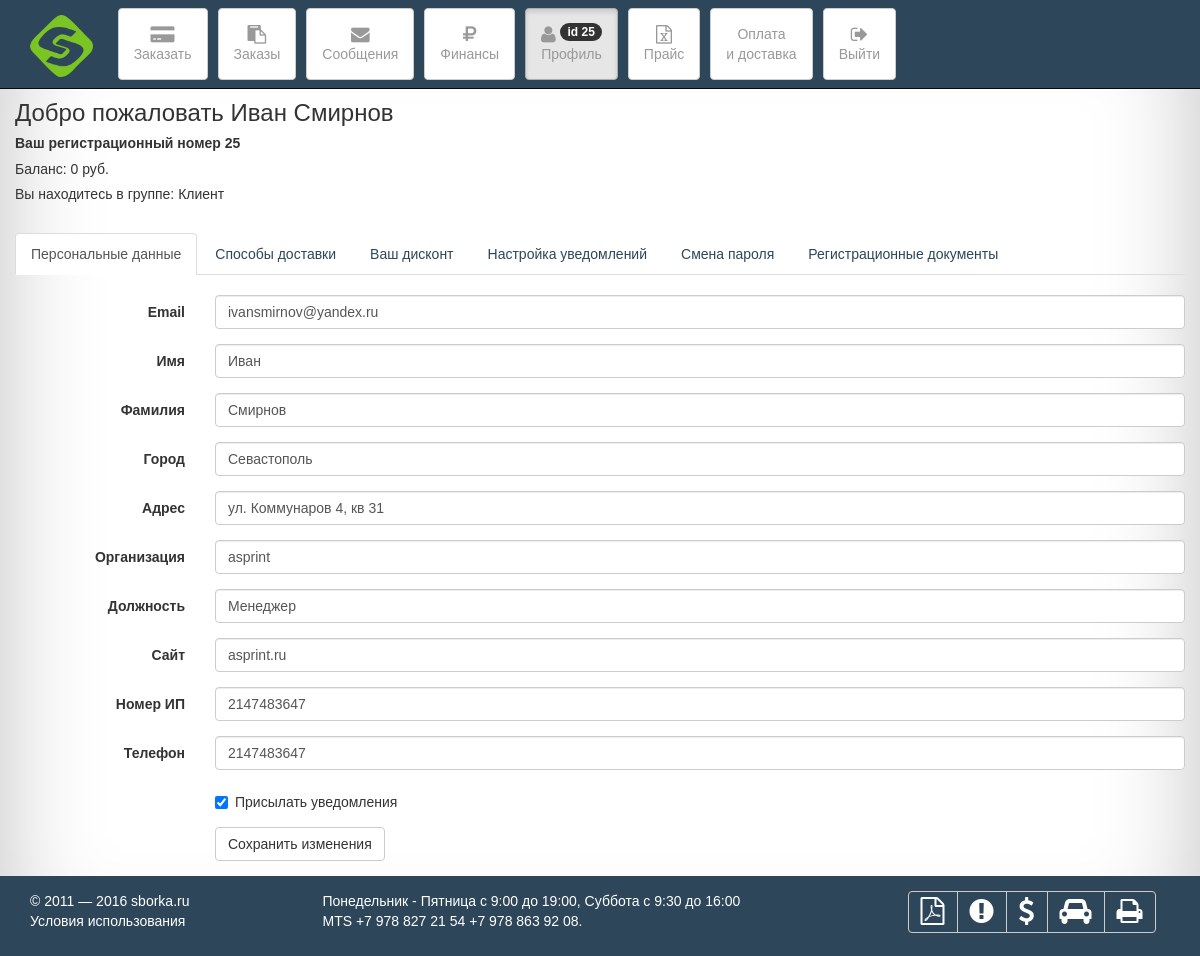
The page /pages/profile.php (signed in) on the database its author committed.
### tables this page shows
CREATE TABLE IF NOT EXISTS `user` (
  `id_user` int(10) NOT NULL,
  `email_user` varchar(60) NOT NULL,
  `password_user` varchar(32) NOT NULL,
  `name_user` varchar(30) NOT NULL,
  `lastname_user` varchar(40) NOT NULL,
  `login` varchar(100) DEFAULT NULL
);

CREATE TABLE IF NOT EXISTS `client` (
  `id_client` int(10) NOT NULL,
  `id_chat` int(10) NOT NULL,
  `city_client` varchar(30) DEFAULT NULL,
  `main_phone_number_client` int(15) DEFAULT NULL,
  `adress_client` varchar(50) DEFAULT NULL,
  `organization_client` varchar(50) DEFAULT NULL,
  `post_client` varchar(20) DEFAULT NULL,
  `site_client` varchar(50) DEFAULT NULL,
  `numberIP_client` int(15) DEFAULT NULL,
  `notice_cliene` enum('yes','no') DEFAULT 'no',
  `score_client` int(15) NOT NULL DEFAULT '0'
);

### pages/profile.php (called while the page is built, shortened)
<?php
  require_once "start.php";
  require_once "blocks/mainmenu.php";
  require_once "blocks/mainprofile.php";
  require_once "blocks/footer.php";
?>

### lib/functions.php (called while the page is built, shortened)
<?php
$mysqli = false;
function getArrayClient($id){
  global $mysqli;
  $result_set = $mysqli -> query("SELECT * FROM `client` WHERE `id_client` = '$id'");
  return $result_set -> fetch_assoc();
}
?>

### pages/blocks/mainprofile.php (the view, shortened to what this page needs)
<br>
<br>
<br>
<br>
<?php
  $id = $_SESSION["id"];
  $result = $mysqli->query("SELECT * FROM user WHERE `id_user`='$id'");
  $user_TBD =$result -> fetch_assoc();
  $client_TBD = getArrayClient($_SESSION["id"]);
 ?>
<div class="container">
  <div class="row">
    <h3>Добро пожаловать <?php echo $user_TBD["name_user"]." ".$user_TBD["lastname_user"]; ?> </h3>
    <h5><b>Ваш регистрационный номер <?php echo $_SESSION["id"]; ?></b></h5>
    <h5>Баланс: <?php echo $client_TBD["score_client"]; ?> руб.</h5>
    <h5>Вы находитесь в группе: Клиент</h5>
    <br>
      <ul class="nav nav-tabs">
        <li class="active"><a href="#profiledata" data-toggle="tab">Персональные данные</a></li>
        <li><a href="#delivery" data-toggle="tab">Способы доставки</a></li>
        <li><a href="#discount" data-toggle="tab">Ваш дисконт</a></li>
        <li><a href="#messages" data-toggle="tab">Настройка уведомлений</a></li>
        <li><a href="#pass" data-toggle="tab">Смена пароля</a></li>
        <li><a href="#regdocument" data-toggle="tab">Регистрационные документы</a></li>
      </ul>
      <div class="tab-content">
        <div class="tab-pane fade in active" id="profiledata">
          <br>
          <form class="form-horizontal" role="form" method="post">
            <div class="form-group">
              <label for="inputEmail" class="col-sm-2 control-label">Email</label>
              <div class="col-sm-10">
                <input type="email" class="form-control" id="inputEmail" placeholder="Email" value="<?php echo $user_TBD["email_user"]; ?>" name="email">
              </div>
            </div>
            <div class="form-group">
              <label for="inputName" class="col-sm-2 control-label">Имя</label>
              <div class="col-sm-10">
                <input type="text" class="form-control" id="inputName" placeholder="Имя" value="<?php echo $user_TBD["name_user"]; ?>" name="name">
              </div>
            </div>
            <div class="form-group">
              <label for="inputSurname" class="col-sm-2 control-label">Фамилия</label>
              <div class="col-sm-10">
                <input type="text" class="form-control" id="inputSurname" placeholder="Фамилия" value="<?php echo $user_TBD["lastname_user"]; ?>" name="surname">
              </div>
            </div>
            <div class="form-group">
              <label for="inputCity" class="col-sm-2 control-label">Город</label>
              <div class="col-sm-10">
                <input type="text" class="form-control" id="inputCity" placeholder="Город" value="<?php echo $client_TBD["city_client"]; ?>" name="city">
              </div>
            </div>
            <div class="form-group">
              <label for="inputAdress" class="col-sm-2 control-label">Адрес</label>
              <div class="col-sm-10">
                <input type="text" class="form-control" id="inputAdress" placeholder="Адрес" value="<?php echo $client_TBD["adress_client"]; ?>" name="adress">
              </div>
            </div>
            <div class="form-group">
              <label for="inputNameagent" class="col-sm-2 control-label">Организация</label>
              <div class="col-sm-10">
                <input type="text" class="form-control" id="inputNameagent" placeholder="Организация" value="<?php echo $client_TBD["organization_client"]; ?>" name="nameagent">
              </div>
            </div>
            <div class="form-group">
              <label for="inputPositionorg" class="col-sm-2 control-label">Должность</label>
              <div class="col-sm-10">
                <input type="text" class="form-control" id="inputPositionorg" placeholder="Должность" value="<?php echo $client_TBD["post_client"]; ?>" name="positionorg">
              </div>
            </div>
            <div class="form-group">
              <label for="inputSite" class="col-sm-2 control-label">Сайт</label>
              <div class="col-sm-10">
                <input type="text" class="form-control" id="inputSite" placeholder="Сайт" value="<?php echo $client_TBD["site_client"]; ?>" name="site">
              </div>
            </div>
            <div class="form-group">
              <label for="inputNumberIP" class="col-sm-2 control-label">Номер ИП</label>
              <div class="col-sm-10">
                <input type="text" class="form-control" id="inputNumberIP" placeholder="Номер ИП" value="<?php echo $client_TBD["numberIP_client"]; ?>" name="numberIP">
              </div>
            </div>
            <div class="form-group">
              <label for="inputTelephone" class="col-sm-2 control-label">Телефон</label>
              <div class="col-sm-10">
                <input type="text" class="form-control" id="inputTelephone" placeholder="Телефон" value="<?php echo $client_TBD["main_phone_number_client"]; ?>" name="maintelephone">
              </div>
            </div>
            <div class="form-group">
              <div class="col-sm-offset-2 col-sm-10">
                <div class="checkbox">
                  <label>
                    <input type="checkbox" name="notice" value="yes" <?php if($client_TBD["notice_cliene"] == "yes") echo "checked";?>> Присылать уведомления
                  </label>
                </div>
              </div>
            </div>
            <div class="form-group">
              <div class="col-sm-offset-2 col-sm-10">
                <input type="submit" name="btn_submit" class="btn btn-default" value="Сохранить изменения">
              </div>
            </div>
          </form>
        </div>
      </div>
  </div>
</div>

### css/style.css (style rules this page uses)
* { font-family: Tahoma, Geneva, sans-serif; }
html { height: 100%; //позволит растянуть сайт на 100% высоты }
body { width: 100%; min-height: 100%; -webkit-box-shadow: inset 0 0 100px rgba(0,0,0,.25); box-shadow: inset 0 0 100px rgba(0,0,0,.25); }

### rows shown on the page
user: name_user "Иван", lastname_user "Смирнов", email "ivansmirnov@yandex.ru", name "Иван", surname "Смирнов"
client: score_client "0", city "Севастополь", adress "ул. Коммунаров 4, кв 31", nameagent "asprint", positionorg "Менеджер", site "asprint.ru", numberIP "2147483647", maintelephone "2147483647", notice_cliene "☑"

### other values the page prints
$_SESSION['id'] "25"
$_SESSION["id"] "25"
